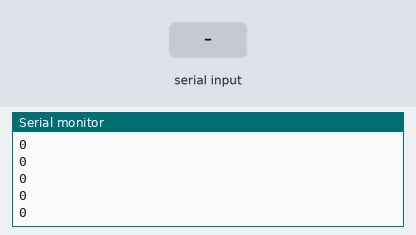
A sketch run on a simulated Arduino Uno, built with avr-gcc and run on an emulated ATmega328P. On the bench: the last lines printed to the serial monitor. Inputs (shaded band) come from the test bench. No radio packets arrive unless stated.

Above: at 1.2 s.
1.3 s: "90,45\n" received over Serial
At 1.31 s:
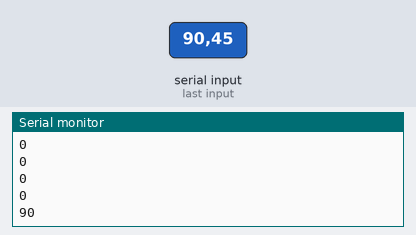
2.8 s: "30,150\n" received over Serial
At 2.81 s:
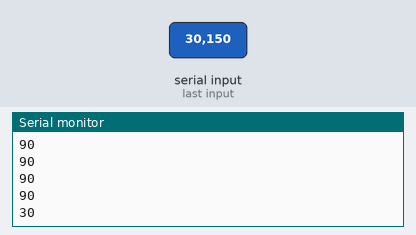
Timing chart, 0 to 5.8 s (numbered marks = the images above; inputs shaded):
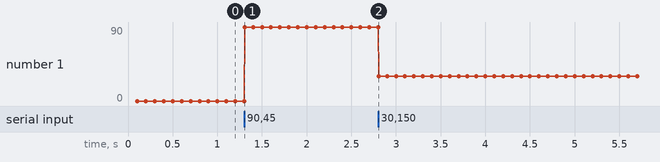

Measured:
- after the input at 1.3 s, the serial monitor: prints a new line at once (image 1)
- after the input at 2.8 s, the serial monitor: prints a new line at once (image 2)
- plotted number 1: 0 → 90 after the input at 1.3 s, 90 → 30 after the input at 2.8 s

The sketch:

RF24_Transfer.ino
```cpp
#include <SPI.h>
#include <nRF24L01.h>
#include <RF24.h>

#define CE_PIN 9
#define CSN_PIN 10
#define throttle_X A0
#define throttle_Y A1

// Pinconfig
//
// <-- Antenna
//
// x    12
// 11   13
// 10   9
// 3.3  GND
//

const uint64_t pipe = 0xE8E8F0F0E1LL;

RF24 radio(CE_PIN, CSN_PIN);
int throttle[1];

unsigned long delayTime = 100;
unsigned long lastTime;

void setup()
{
  Serial.begin(9600);
  radio.begin();
  radio.openWritingPipe(pipe);

  throttle[0] = 0;
}

void loop()
{
  while (Serial.available() > 0) {
    String message = Serial.readStringUntil('\n');

    int b = message.toInt();

    if (b == 200) {
      throttle[0] = 200;
    }

    if (b >= 0 && b <= 130) {
      throttle[0] = b;
    }

    radio.write( throttle, sizeof(throttle) );
    Serial.println(throttle[0]);
  }

  unsigned long currentTime = millis();
  if (currentTime - lastTime >= delayTime) {
    Serial.println(throttle[0]);
    radio.write( throttle, sizeof(throttle) );
    lastTime = currentTime;
  }
}
```
